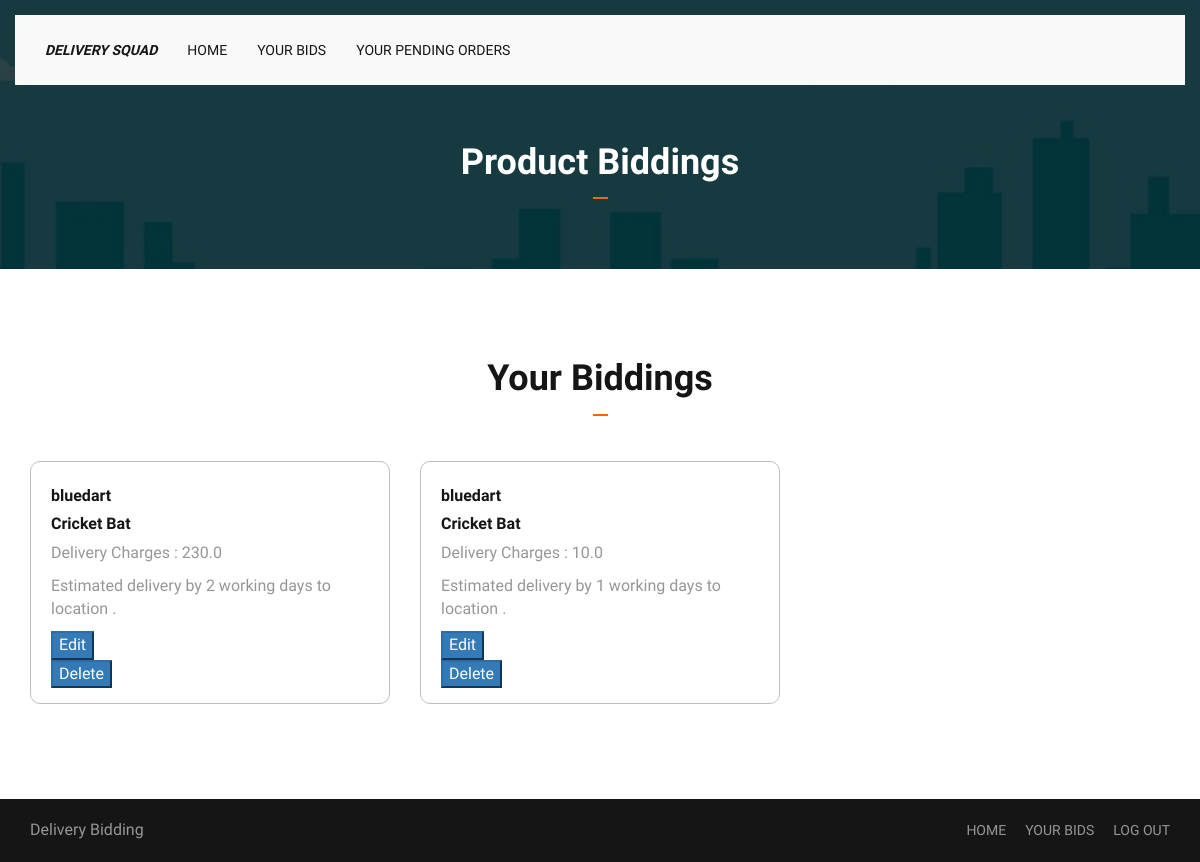
/user_bid_list/ (signed in), run on an earlier commit of the app's database.
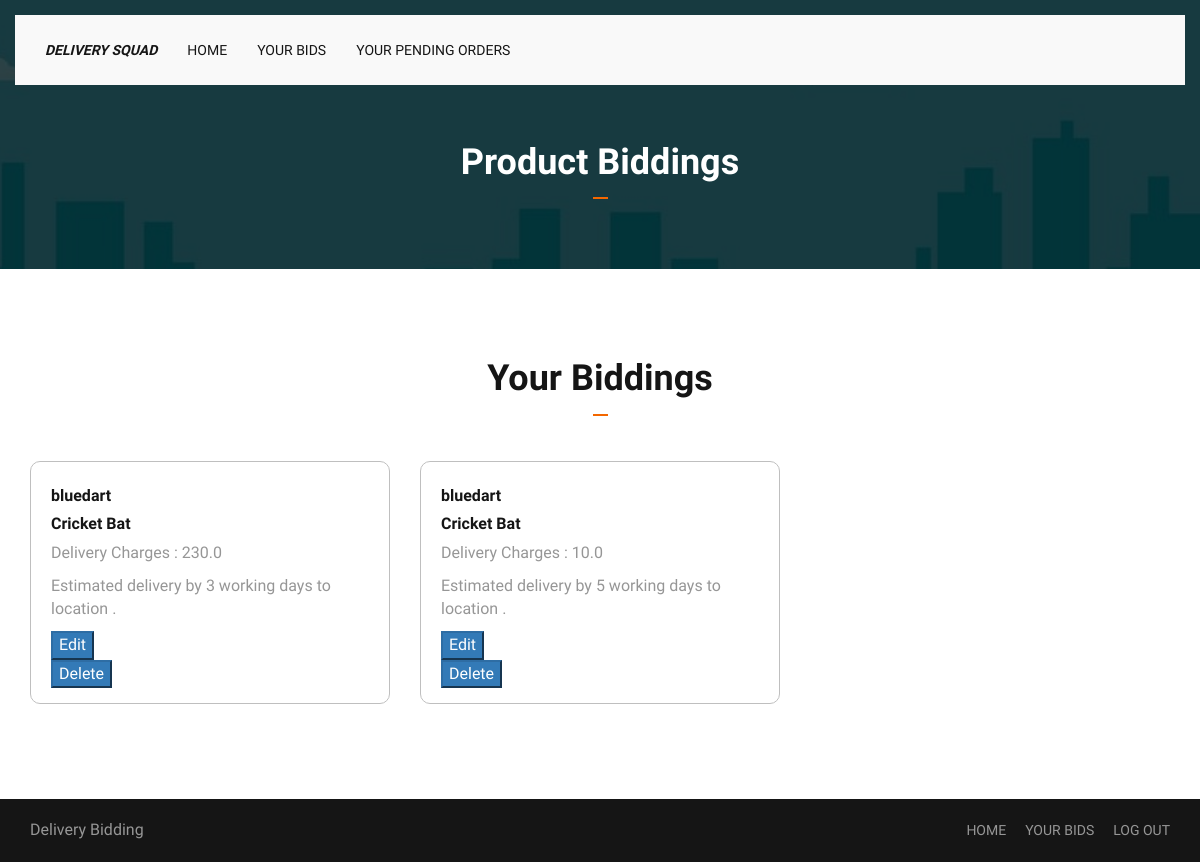
And on a later commit of the database.
### bidding/models.py (models this page shows, shortened)
class biddedAmount(models.Model):
    name = models.ForeignKey(User, on_delete=models.CASCADE)
    product = models.ForeignKey(Product, on_delete=models.CASCADE)
    days = models.PositiveIntegerField()
    cost = models.FloatField()
    location = models.CharField(max_length=150)
    class Meta:
        unique_together = ('product', 'name', 'location')

class Product(models.Model):
    prod_name = models.CharField(max_length=150)
    prod_id = models.IntegerField()
    description = models.TextField(max_length=264, blank=True)
    weight = models.PositiveIntegerField(default=2)
    def __str__(self):
        return self.prod_name

### bidding/views.py (the view)
# urls.py: path('user_bid_list/', views.user_bid_list, name='user_bid_list'),
def user_bid_list(request):
    bidded_list = biddedAmount.objects.filter(name=request.user)
    return render(request, 'bidding/user_bid_list.html', {'bidded_list': bidded_list})

### bidding/templates/bidding/user_bid_list.html (shortened to what this page needs)
{% extends "bidding/base.html" %}
{% load static %}
{% block content %}
    <div class="banner-area">
        <div class="bg-image bg-parallax overlay" style="background-image:url({% static 'img/blog-img.jpg' %});"></div>
        <div class="container">
            <div class="row">
                <div class="col-md-12 text-center"><br>
                    <h2 class="white-text title">Product Biddings</h2>
                </div>
            </div>
        </div>
    </div>
    <div id="events" class="section">
            <div class="container">
                <div class="row">
					<div class="section-header text-center">
						<h2 class="title">Your Biddings</h2>
					</div>
                    {% if bidded_list %}
                        {% for bidded in bidded_list %}
                            <div class="col-md-4">
                                <div class="event">
                                    <div class="event-content">
                                        <h4>{{ bidded.name }}</h4>
                                        <h4>{{ bidded.product }}</h4>
                                        <p>Delivery Charges : {{ bidded.cost }}</p>
                                        <p>Estimated delivery by {{ bidded.days }} working days to location {{ bidded.location }}.</p>
                                        <a href="{% url 'bidding:edit_bid_list' bidded.product_id    bidded.location %}"><button class="btn-primary">Edit</button></a><br>
                                        <a href="{% url 'bidding:delete_bid_list' bidded.product_id    bidded.location %}"><button class="btn-primary">Delete</button></a><br>
                                    </div>
                                </div>
                            </div>
                        {% endfor %}
                    {% endif %}
				</div>
			</div>
		</div>
{% endblock %}

What changed in the data, as far as the page shows it:
changed biddedAmount (number 1 of 2 on the later page): days "2" → "3"
changed biddedAmount (number 2 of 2 on the later page): days "1" → "5"
